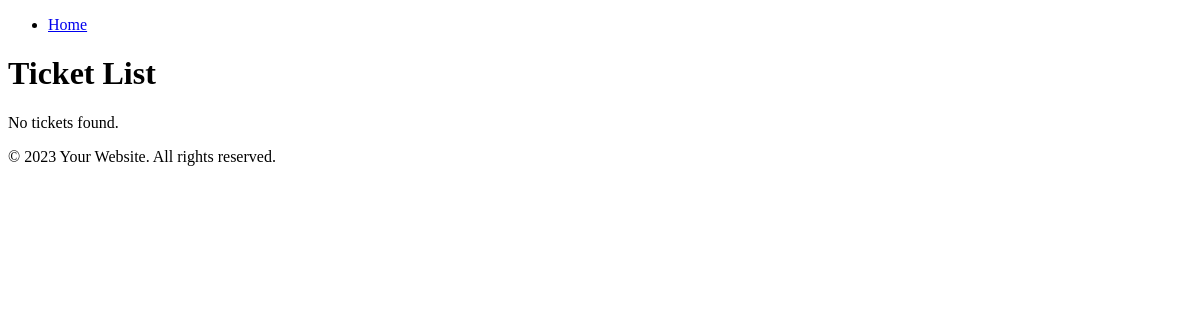
/tickets/, run on an earlier commit of the app's database.
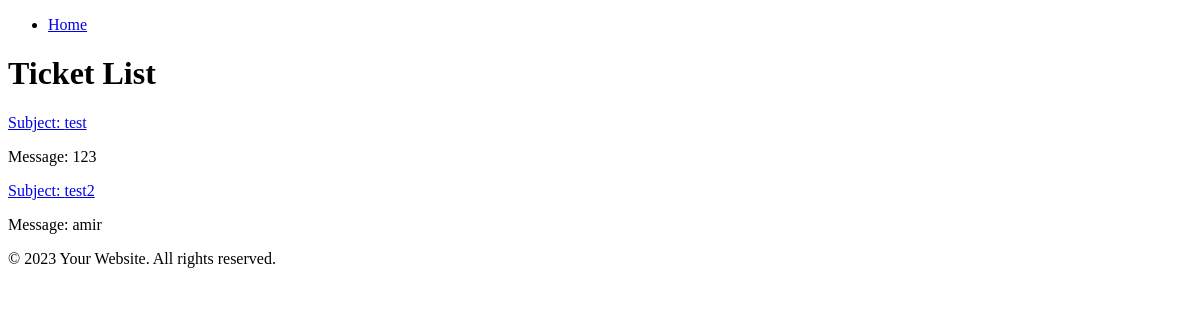
And on a later commit of the database.
### shop/models.py (models this page shows, shortened)
class Ticket(models.Model):
    subject = models.CharField(max_length=200)
    message = models.TextField()
    sender = models.ForeignKey(User, on_delete=models.CASCADE)
    created_at = models.DateTimeField(auto_now_add=True)

### shop/views.py (the view)
# urls.py: path('tickets/', ticket_list, name='ticket_list'),
def ticket_list(request):
    tickets = Ticket.objects.all()
    return render(request, 'ticket_list.html', {'tickets': tickets})

### shop/templates/ticket_list.html
{% extends 'base.html' %}
{% block content %}
  <h1>Ticket List</h1>
  {% for ticket in tickets %}
    <p><a href="{% url 'shop:ticket_detail' ticket.id %}">Subject: {{ ticket.subject }}</a></p>
    <p>Message: {{ ticket.message }}</p>
  {% empty %}
    <p>No tickets found.</p>
  {% endfor %}
{% endblock %}

### shop/templates/base.html (shortened to what this page needs)
<!DOCTYPE html>
<html>
<head>
</head>
<body>
    <header>
        <nav>
            <ul>
                <li><a href="{% url 'shop:home' %}">Home</a></li>
            </ul>
        </nav>
    </header>
    <main>
        {% block content %}{% endblock %}
    </main>
    <footer>
        <p>&copy; 2023 Your Website. All rights reserved.</p>
    </footer>
</body>
</html>

What changed in the data, as far as the page shows it:
added Ticket: subject "test", message "123"
added Ticket: subject "test2", message "amir"
Also different on the page:
text no longer shown: "No tickets found."
